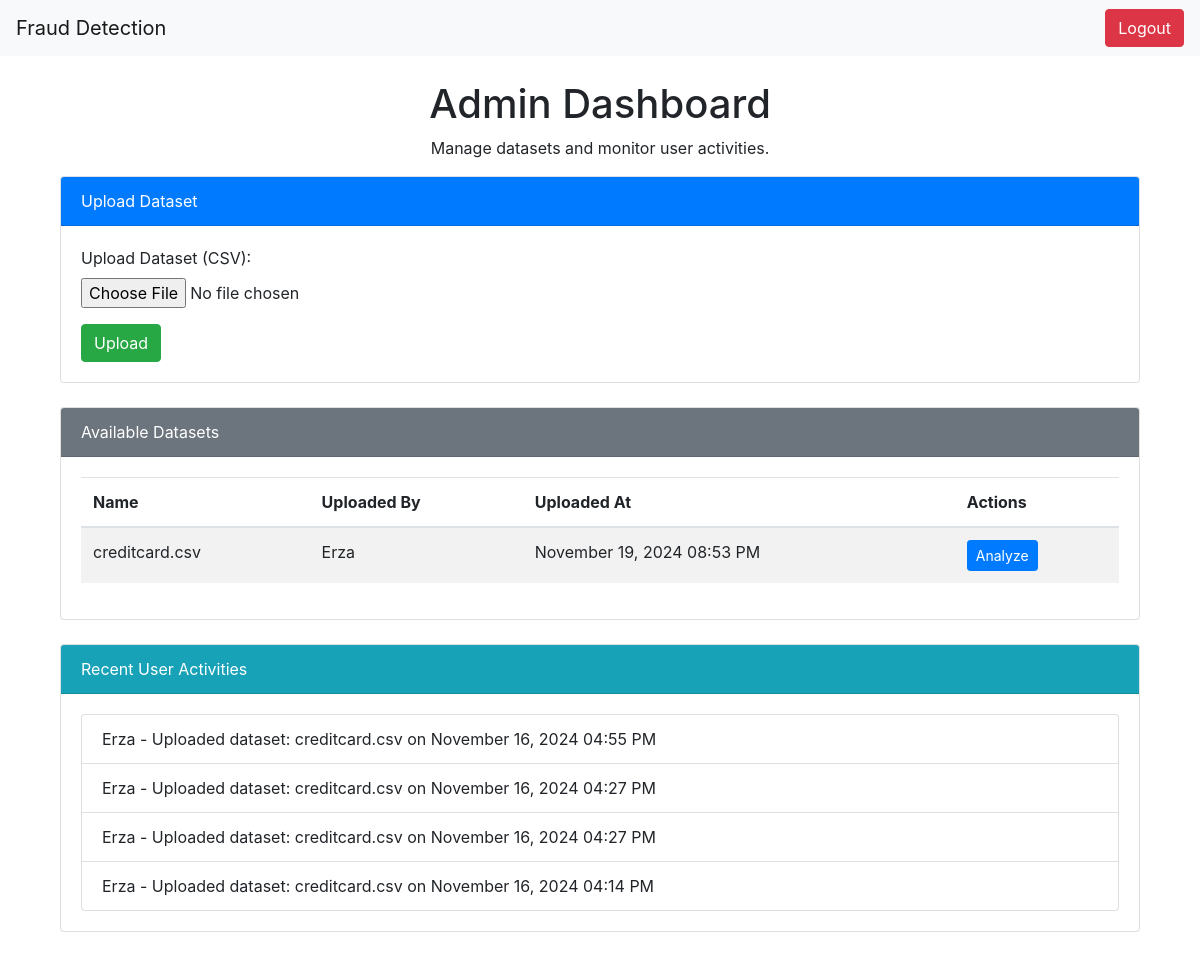
The app's page /admin_dashboard/ (signed in), older data.
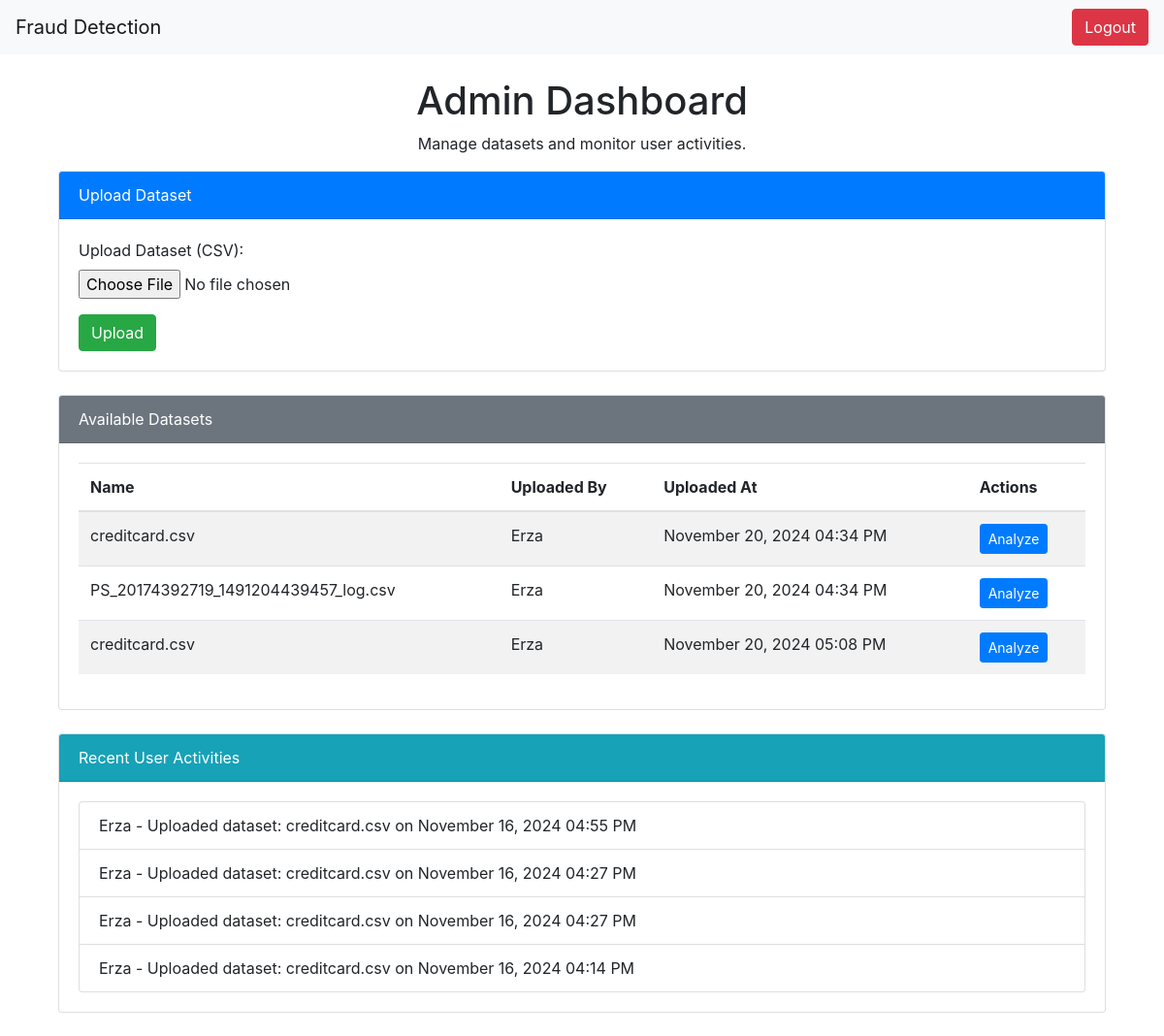
The same page, newer data.
### detection/models.py (models this page shows, shortened)
class Dataset(models.Model):
    name = models.CharField(max_length=255)
    file = models.FileField(upload_to='datasets/')
    uploaded_at = models.DateTimeField(auto_now_add=True)
    uploaded_by = models.ForeignKey(User, on_delete=models.CASCADE)

class UserActivityLog(models.Model):
    user = models.ForeignKey(User, on_delete=models.CASCADE)
    action = models.CharField(max_length=255)
    timestamp = models.DateTimeField(auto_now_add=True)

### detection/views.py (the view, shortened to what this page needs)
# urls.py: path('admin_dashboard/', views.admin_dashboard_view, name='admin_dashboard'),  # Admin dashboard
@login_required
@user_passes_test(is_admin)
def admin_dashboard_view(request):
    if not request.user.is_staff:  # Ensure only admins can access this view
        messages.error(request, "You do not have permission to access this page.")
        return redirect('user_dashboard')
    datasets = Dataset.objects.all()  # Admins can see all datasets
    user_activity_logs = UserActivityLog.objects.order_by('-timestamp')[:10]  # Last 10 activities
    scatter_url = None
    dataset_analysis = None
    return render(request, 'admin_dashboard.html', {
        'datasets': datasets,
        'scatter_url': scatter_url,
        'dataset_analysis': dataset_analysis,
        'user_activity_logs': user_activity_logs,
    })

### detection/views.py (called while the page is built)
def is_admin(user):
    return user.is_staff

### detection/templates/admin_dashboard.html (shortened to what this page needs)
{% extends 'base.html' %}
{% block content %}
<div class="container mt-4">
    <h1 class="text-center">Admin Dashboard</h1>
    <p class="text-center">Manage datasets and monitor user activities.</p>
    <div class="card mb-4">
        <div class="card-header bg-primary text-white">
            Upload Dataset
        </div>
        <div class="card-body">
            <form method="post" enctype="multipart/form-data">
                <div class="form-group">
                    <label for="file">Upload Dataset (CSV):</label>
                    <input type="file" name="file" class="form-control-file" required>
                </div>
                <button type="submit" class="btn btn-success">Upload</button>
            </form>
        </div>
    </div>
    <div class="card mb-4">
        <div class="card-header bg-secondary text-white">
            Available Datasets
        </div>
        <div class="card-body">
            {% if datasets %}
                <table class="table table-striped">
                    <thead>
                        <tr>
                            <th>Name</th>
                            <th>Uploaded By</th>
                            <th>Uploaded At</th>
                            <th>Actions</th>
                        </tr>
                    </thead>
                    <tbody>
                        {% for dataset in datasets %}
                        <tr>
                            <td>{{ dataset.name }}</td>
                            <td>{{ dataset.uploaded_by.username }}</td>
                            <td>{{ dataset.uploaded_at|date:"F d, Y h:i A" }}</td>
                            <td>
                                <form method="post">
                                    <button type="submit" class="btn btn-primary btn-sm">Analyze</button>
                                </form>
                            </td>
                        </tr>
                        {% endfor %}
                    </tbody>
                </table>
            {% else %}
                <p>No datasets available.</p>
            {% endif %}
        </div>
    </div>
    <div class="card mb-4">
        <div class="card-header bg-info text-white">
            Recent User Activities
        </div>
        <div class="card-body">
            {% if user_activity_logs %}
                <ul class="list-group">
                    {% for log in user_activity_logs %}
                        <li class="list-group-item">
                            {{ log.user.username }} - {{ log.action }} on {{ log.timestamp|date:"F d, Y h:i A" }}
                        </li>
                    {% endfor %}
                </ul>
            {% else %}
                <p>No user activities logged.</p>
            {% endif %}
        </div>
    </div>
</div>
{% endblock %}

Row changes from the older to the newer data that the page shows:
removed Dataset: name "creditcard.csv", uploaded_by.username "Erza", uploaded_at "November 19, 2024 08:53 PM"
added Dataset: name "creditcard.csv", uploaded_by.username "Erza", uploaded_at "November 20, 2024 04:34 PM"
added Dataset: name "PS_20174392719_1491204439457_log.csv", uploaded_by.username "Erza", uploaded_at "November 20, 2024 04:34 PM"
added Dataset: name "creditcard.csv", uploaded_by.username "Erza", uploaded_at "November 20, 2024 05:08 PM"
